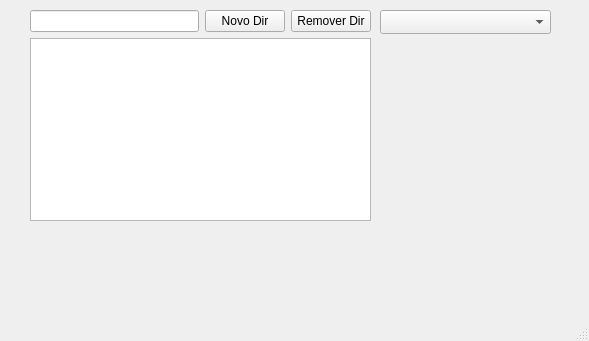
<?xml version="1.0" encoding="UTF-8"?>
<ui version="4.0">
 <class>MainWindow</class>
 <widget class="QMainWindow" name="MainWindow">
  <property name="geometry">
   <rect>
    <x>0</x>
    <y>0</y>
    <width>589</width>
    <height>341</height>
   </rect>
  </property>
  <property name="windowTitle">
   <string>MainWindow</string>
  </property>
  <widget class="QWidget" name="centralwidget">
   <widget class="QComboBox" name="comboBox">
    <property name="geometry">
     <rect>
      <x>380</x>
      <y>10</y>
      <width>171</width>
      <height>24</height>
     </rect>
    </property>
   </widget>
   <widget class="QWidget" name="">
    <property name="geometry">
     <rect>
      <x>30</x>
      <y>10</y>
      <width>341</width>
      <height>211</height>
     </rect>
    </property>
    <layout class="QVBoxLayout" name="verticalLayout_2">
     <item>
      <layout class="QHBoxLayout" name="horizontalLayout">
       <item>
        <widget class="QLineEdit" name="lineEdit"/>
       </item>
       <item>
        <widget class="QPushButton" name="pushButton_2">
         <property name="text">
          <string>Novo Dir</string>
         </property>
        </widget>
       </item>
       <item>
        <widget class="QPushButton" name="pushButton">
         <property name="text">
          <string>Remover Dir</string>
         </property>
        </widget>
       </item>
      </layout>
     </item>
     <item>
      <layout class="QVBoxLayout" name="verticalLayout">
       <item>
        <widget class="QListWidget" name="listWidget"/>
       </item>
      </layout>
     </item>
    </layout>
   </widget>
  </widget>
  <widget class="QMenuBar" name="menubar">
   <property name="geometry">
    <rect>
     <x>0</x>
     <y>0</y>
     <width>589</width>
     <height>21</height>
    </rect>
   </property>
  </widget>
  <widget class="QStatusBar" name="statusbar"/>
 </widget>
 <resources/>
 <connections/>
</ui>
